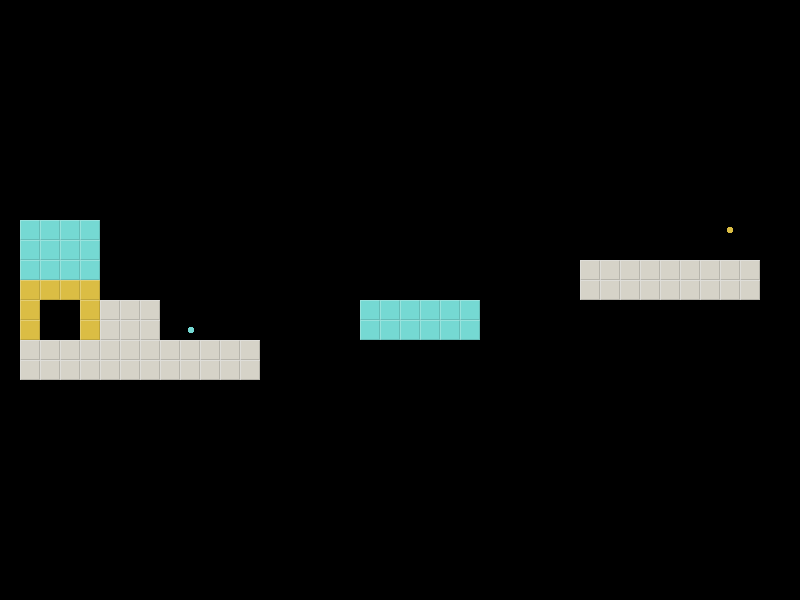

A 2D game scene composited from a Tiled map and its tileset images. What follows is a short description and the map's XML, with each tile layer's data collapsed to a summary:
An orthogonal 40x30 tile map with 20x20 px tiles, 2 tile layers (background, colors), 2 tilesets.

<map version="1.0" orientation="orthogonal" width="40" height="30" tilewidth="20" tileheight="20">
 <tileset firstgid="1" name="background" tilewidth="20" tileheight="20">
  <image source="tiles/tileset20.png" width="40" height="60" />
  <terraintypes>
   <terrain name="New Terrain" tile="-1" />
  </terraintypes>
  <tile id="0">
   <properties>
    <property name="blocked" value="true" />
    <property name="type" value="terrain" />
   </properties>
  </tile>
  <tile id="1">
   <properties>
    <property name="type" value="terrain" />
   </properties>
  </tile>
  <tile id="2" terrain="0,0,0,0">
   <properties>
    <property name="type" value="exit" />
   </properties>
  </tile>
  <tile id="3" terrain="0,0,0,0">
   <properties>
    <property name="type" value="exit" />
   </properties>
  </tile>
  <tile id="4" terrain="0,0,0,0">
   <properties>
    <property name="type" value="exit" />
   </properties>
  </tile>
  <tile id="5" terrain="0,0,0,0">
   <properties>
    <property name="type" value="exit" />
   </properties>
  </tile>
 </tileset>
 <tileset firstgid="7" source="colors.tsx" />
 <layer name="background" width="40" height="30" opacity="0.9">
  <data>[1200 cells, 1200 non-empty, 2 distinct tile ids]</data>
 </layer>
 <layer name="colors" width="40" height="30">
  <data>[1200 cells, 35 non-empty, 5 distinct tile ids]</data>
 </layer>
</map>
